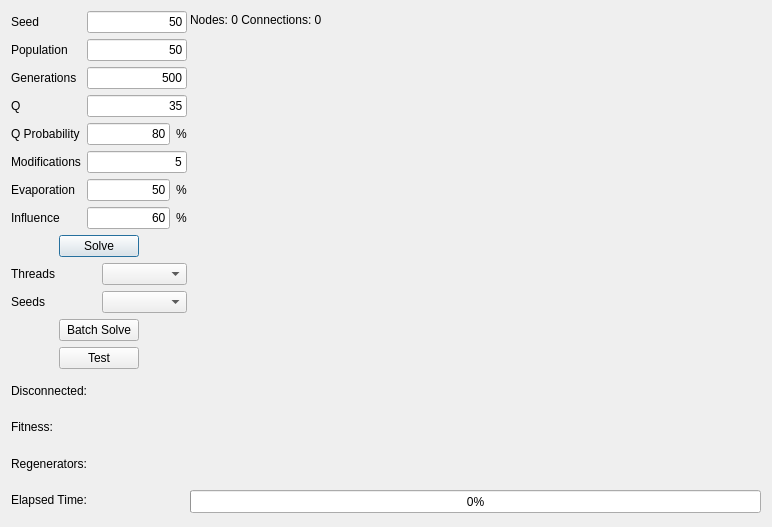
<?xml version="1.0" encoding="UTF-8"?>
<ui version="4.0">
 <class>AntColonyDialog</class>
 <widget class="QDialog" name="AntColonyDialog">
  <property name="geometry">
   <rect>
    <x>0</x>
    <y>0</y>
    <width>772</width>
    <height>527</height>
   </rect>
  </property>
  <property name="windowTitle">
   <string>RLP - Ant Colony Optimization</string>
  </property>
  <widget class="QLabel" name="labelNodes">
   <property name="geometry">
    <rect>
     <x>190</x>
     <y>10</y>
     <width>571</width>
     <height>20</height>
    </rect>
   </property>
   <property name="text">
    <string>Nodes: 0 Connections: 0</string>
   </property>
  </widget>
  <widget class="QWidget" name="gridLayoutWidget">
   <property name="geometry">
    <rect>
     <x>190</x>
     <y>27</y>
     <width>571</width>
     <height>451</height>
    </rect>
   </property>
   <layout class="QGridLayout" name="gridLayout">
    <property name="sizeConstraint">
     <enum>QLayout::SetDefaultConstraint</enum>
    </property>
   </layout>
  </widget>
  <widget class="QWidget" name="layoutWidget">
   <property name="geometry">
    <rect>
     <x>11</x>
     <y>11</y>
     <width>176</width>
     <height>504</height>
    </rect>
   </property>
   <layout class="QVBoxLayout" name="verticalLayout_4">
    <item>
     <layout class="QHBoxLayout" name="horizontalLayout_5">
      <item>
       <layout class="QVBoxLayout" name="verticalLayout_2">
        <item>
         <widget class="QLabel" name="label">
          <property name="text">
           <string>Seed</string>
          </property>
          <property name="buddy">
           <cstring>lineEditSeed</cstring>
          </property>
         </widget>
        </item>
        <item>
         <widget class="QLabel" name="label_2">
          <property name="text">
           <string>Population</string>
          </property>
          <property name="buddy">
           <cstring>lineEditPopulation</cstring>
          </property>
         </widget>
        </item>
        <item>
         <widget class="QLabel" name="label_3">
          <property name="text">
           <string>Generations</string>
          </property>
          <property name="buddy">
           <cstring>lineEditGenerations</cstring>
          </property>
         </widget>
        </item>
        <item>
         <widget class="QLabel" name="label_4">
          <property name="text">
           <string>Q</string>
          </property>
          <property name="wordWrap">
           <bool>false</bool>
          </property>
         </widget>
        </item>
        <item>
         <widget class="QLabel" name="label_5">
          <property name="text">
           <string>Q Probability</string>
          </property>
          <property name="buddy">
           <cstring>lineEditQProb</cstring>
          </property>
         </widget>
        </item>
        <item>
         <widget class="QLabel" name="label_7">
          <property name="text">
           <string>Modifications</string>
          </property>
         </widget>
        </item>
        <item>
         <widget class="QLabel" name="label_8">
          <property name="text">
           <string>Evaporation</string>
          </property>
         </widget>
        </item>
        <item>
         <widget class="QLabel" name="label_10">
          <property name="text">
           <string>Influence</string>
          </property>
         </widget>
        </item>
       </layout>
      </item>
      <item>
       <layout class="QVBoxLayout" name="verticalLayout">
        <item>
         <widget class="QLineEdit" name="lineEditSeed">
          <property name="text">
           <string>50</string>
          </property>
          <property name="alignment">
           <set>Qt::AlignRight|Qt::AlignTrailing|Qt::AlignVCenter</set>
          </property>
          <property name="readOnly">
           <bool>false</bool>
          </property>
         </widget>
        </item>
        <item>
         <widget class="QLineEdit" name="lineEditPopulation">
          <property name="text">
           <string>50</string>
          </property>
          <property name="alignment">
           <set>Qt::AlignRight|Qt::AlignTrailing|Qt::AlignVCenter</set>
          </property>
         </widget>
        </item>
        <item>
         <widget class="QLineEdit" name="lineEditGenerations">
          <property name="text">
           <string>500</string>
          </property>
          <property name="alignment">
           <set>Qt::AlignRight|Qt::AlignTrailing|Qt::AlignVCenter</set>
          </property>
         </widget>
        </item>
        <item>
         <widget class="QLineEdit" name="lineEditQ">
          <property name="text">
           <string>35</string>
          </property>
          <property name="alignment">
           <set>Qt::AlignRight|Qt::AlignTrailing|Qt::AlignVCenter</set>
          </property>
         </widget>
        </item>
        <item>
         <layout class="QHBoxLayout" name="horizontalLayout_4">
          <item>
           <widget class="QLineEdit" name="lineEditQProb">
            <property name="text">
             <string>80</string>
            </property>
            <property name="alignment">
             <set>Qt::AlignRight|Qt::AlignTrailing|Qt::AlignVCenter</set>
            </property>
           </widget>
          </item>
          <item>
           <widget class="QLabel" name="label_9">
            <property name="text">
             <string>%</string>
            </property>
           </widget>
          </item>
         </layout>
        </item>
        <item>
         <widget class="QLineEdit" name="lineEditMods">
          <property name="text">
           <string>5</string>
          </property>
          <property name="alignment">
           <set>Qt::AlignRight|Qt::AlignTrailing|Qt::AlignVCenter</set>
          </property>
         </widget>
        </item>
        <item>
         <layout class="QHBoxLayout" name="horizontalLayout_8">
          <item>
           <widget class="QLineEdit" name="lineEditEvaporation">
            <property name="text">
             <string>50</string>
            </property>
            <property name="alignment">
             <set>Qt::AlignRight|Qt::AlignTrailing|Qt::AlignVCenter</set>
            </property>
           </widget>
          </item>
          <item>
           <widget class="QLabel" name="label_11">
            <property name="text">
             <string>%</string>
            </property>
           </widget>
          </item>
         </layout>
        </item>
        <item>
         <layout class="QHBoxLayout" name="horizontalLayout_9">
          <item>
           <widget class="QLineEdit" name="lineEditInflunce">
            <property name="text">
             <string>60</string>
            </property>
            <property name="alignment">
             <set>Qt::AlignRight|Qt::AlignTrailing|Qt::AlignVCenter</set>
            </property>
           </widget>
          </item>
          <item>
           <widget class="QLabel" name="label_12">
            <property name="text">
             <string>%</string>
            </property>
           </widget>
          </item>
         </layout>
        </item>
       </layout>
      </item>
     </layout>
    </item>
    <item>
     <layout class="QHBoxLayout" name="horizontalLayout_3">
      <item>
       <spacer name="horizontalSpacer">
        <property name="orientation">
         <enum>Qt::Horizontal</enum>
        </property>
        <property name="sizeHint" stdset="0">
         <size>
          <width>40</width>
          <height>20</height>
         </size>
        </property>
       </spacer>
      </item>
      <item>
       <widget class="QPushButton" name="pushButtonRead">
        <property name="text">
         <string>Solve</string>
        </property>
       </widget>
      </item>
      <item>
       <spacer name="horizontalSpacer_2">
        <property name="orientation">
         <enum>Qt::Horizontal</enum>
        </property>
        <property name="sizeHint" stdset="0">
         <size>
          <width>40</width>
          <height>20</height>
         </size>
        </property>
       </spacer>
      </item>
     </layout>
    </item>
    <item>
     <layout class="QHBoxLayout" name="horizontalLayout_6">
      <item>
       <widget class="QLabel" name="label_13">
        <property name="text">
         <string>Threads</string>
        </property>
       </widget>
      </item>
      <item>
       <widget class="QComboBox" name="comboBoxThreads">
        <property name="currentText">
         <string/>
        </property>
        <property name="maxVisibleItems">
         <number>2</number>
        </property>
       </widget>
      </item>
     </layout>
    </item>
    <item>
     <layout class="QHBoxLayout" name="horizontalLayout_7">
      <item>
       <widget class="QLabel" name="label_14">
        <property name="text">
         <string>Seeds</string>
        </property>
       </widget>
      </item>
      <item>
       <widget class="QComboBox" name="comboBoxSeeds">
        <property name="currentText">
         <string/>
        </property>
        <property name="maxVisibleItems">
         <number>5</number>
        </property>
       </widget>
      </item>
     </layout>
    </item>
    <item>
     <layout class="QHBoxLayout" name="horizontalLayout_2">
      <item>
       <spacer name="horizontalSpacer_3">
        <property name="orientation">
         <enum>Qt::Horizontal</enum>
        </property>
        <property name="sizeHint" stdset="0">
         <size>
          <width>40</width>
          <height>20</height>
         </size>
        </property>
       </spacer>
      </item>
      <item>
       <widget class="QPushButton" name="pushButtonSolve">
        <property name="text">
         <string>Batch Solve</string>
        </property>
       </widget>
      </item>
      <item>
       <spacer name="horizontalSpacer_4">
        <property name="orientation">
         <enum>Qt::Horizontal</enum>
        </property>
        <property name="sizeHint" stdset="0">
         <size>
          <width>40</width>
          <height>20</height>
         </size>
        </property>
       </spacer>
      </item>
     </layout>
    </item>
    <item>
     <layout class="QHBoxLayout" name="horizontalLayout_10">
      <item>
       <spacer name="horizontalSpacer_5">
        <property name="orientation">
         <enum>Qt::Horizontal</enum>
        </property>
        <property name="sizeHint" stdset="0">
         <size>
          <width>40</width>
          <height>20</height>
         </size>
        </property>
       </spacer>
      </item>
      <item>
       <widget class="QPushButton" name="pushButtonSolve_2">
        <property name="text">
         <string>Test</string>
        </property>
       </widget>
      </item>
      <item>
       <spacer name="horizontalSpacer_6">
        <property name="orientation">
         <enum>Qt::Horizontal</enum>
        </property>
        <property name="sizeHint" stdset="0">
         <size>
          <width>40</width>
          <height>20</height>
         </size>
        </property>
       </spacer>
      </item>
     </layout>
    </item>
    <item>
     <layout class="QVBoxLayout" name="verticalLayout_3">
      <item>
       <widget class="QLabel" name="labelDisconnected">
        <property name="text">
         <string>Disconnected: </string>
        </property>
       </widget>
      </item>
      <item>
       <widget class="QLabel" name="labelFitness">
        <property name="text">
         <string>Fitness: </string>
        </property>
       </widget>
      </item>
      <item>
       <widget class="QLabel" name="labelRegenerators">
        <property name="text">
         <string>Regenerators: </string>
        </property>
       </widget>
      </item>
      <item>
       <widget class="QLabel" name="labelElapsed">
        <property name="text">
         <string>Elapsed Time:</string>
        </property>
       </widget>
      </item>
     </layout>
    </item>
   </layout>
  </widget>
  <widget class="QProgressBar" name="progressBar">
   <property name="geometry">
    <rect>
     <x>190</x>
     <y>490</y>
     <width>571</width>
     <height>23</height>
    </rect>
   </property>
   <property name="value">
    <number>0</number>
   </property>
  </widget>
 </widget>
 <resources/>
 <connections/>
</ui>
